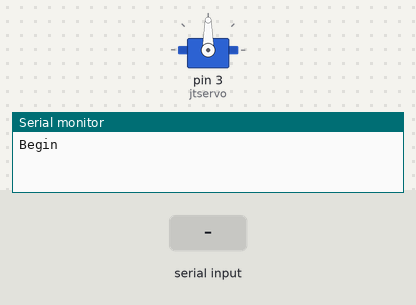
Bench run of a sketch on a simulated Arduino Uno, built with avr-gcc and run on an emulated ATmega328P. Shown: servo, the last lines printed to the serial monitor. The test bench sets the inputs (shaded band).

Above: at 3.2 s.
3.3 s: "90,45\n" received over Serial
At 3.7 s:
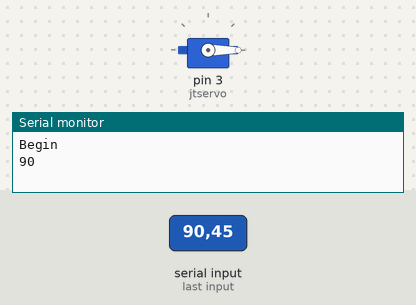
4.8 s: "5\n" received over Serial
At 6.0 s:
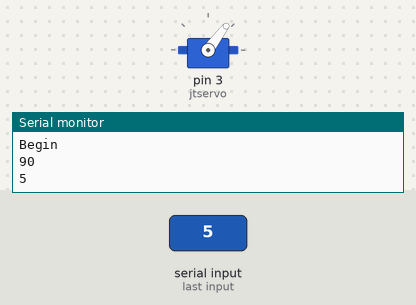
6.3 s: "30,150\n" received over Serial
At 7.2 s:
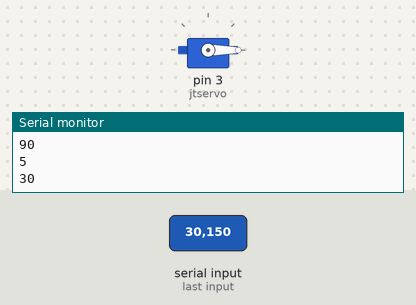
Timing chart, 0 to 9.3 s (numbered marks = the images above; inputs shaded):
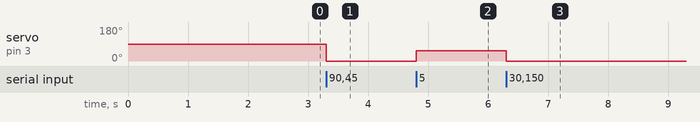

The sketch:

controller_2.ino
```cpp
#include <Servo.h>                  // include servo library
Servo jtservo;                      // create servo object to control a servo
String inputString = "";            // a String to hold incoming data
bool stringComplete = false;        // whether the string is complete

void setup() {
  jtservo.attach(3);                // attach servo to specified PWM pin
  delay(2000);
  Serial.begin(115200);             // initialize serial
  Serial.println("Begin");
  inputString.reserve(200);         // reserve 200 bytes for the inputString
}

// this loop will convert the serial moniter input (desired TV angle) to a target servo position and write that position to the servo
void loop() {
  if (stringComplete) {             // if input string is marked as complete (see serial.Event()) do the following:
    int ival = inputString.toInt(); // convert serial moniter input string to integer (absoulute value is rounded down if decimal input)
    Serial.println(ival);           // print input (for debugging)
    inputString = "";               // clear the string
    stringComplete = false;
    double target = -ival - 3;      // convert integer input to double, flip sign, and subtract 3 (3 is measured from offset due to driving grear teeth)
    double fpos = 0.0022*(target*target*target)+0.0371*(target*target)+2.9744*(target)+76.222; // governing equation from MATLAB
    int newposition = fpos;         // convert position back to integer (servo accuracy likley cannot do decimals)
    jtservo.write(newposition);     // send position to servo
  }
}

// since there is no delay or loop within the main loop() above the serialEvent() function will start without being called
// this loop will check the serial moniter for complete inputs
void serialEvent() {
  while (Serial.available()) {              // while the serial moniter is open do the following:
    char inChar = (char)Serial.read();      // read character from the serial moniter
    if (inChar == '\n' || inChar == '\r')   // if "Enter" or "Send" are pressed, the command line is set as a complete string
      stringComplete = true;
    else                                    // if "Enter" or "Send" are not pressed, the length of the string is increased
      inputString += inChar;
  }
}
```

Measured:
- after the input at 3.3 s, servo on pin 3 (jtservo): 90° → 0° at once
- after the input at 4.8 s, servo on pin 3 (jtservo): 0° → 53° at once
- after the input at 6.3 s, servo on pin 3 (jtservo): 53° → 0° at once
